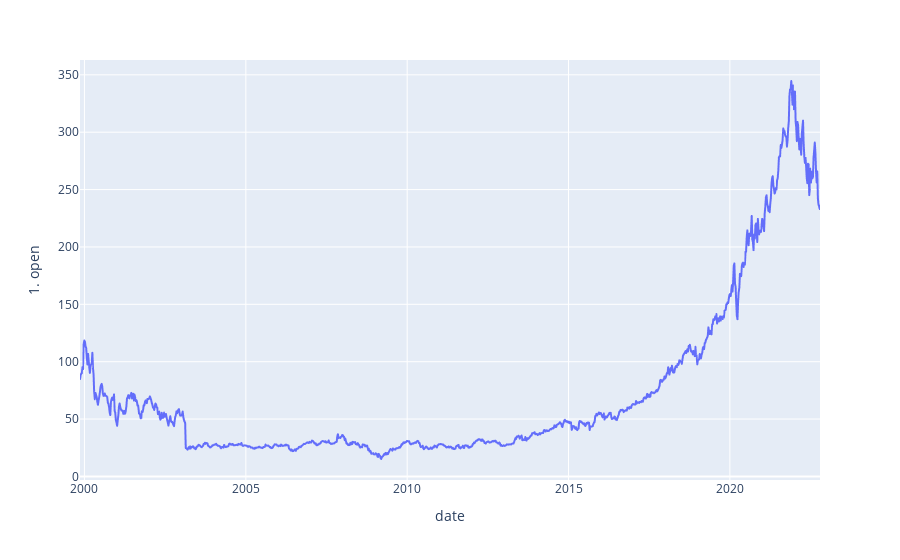

Here is the notebook cell this chart was saved with:
### Code cell
px.line(df,x='date',y='1. open')

### Figure 1 — Plotly figure (JSON) as saved in the notebook; plotly's stock layout.template omitted (floating-point values rounded to 4 significant figures; data arrays with more than 128 entries replaced by an {"elided": "..."} marker saying what was removed)
{"data": [{"hovertemplate": "date=%{x}<br>1. open=%{y}<extra></extra>", "legendgroup": "", "line": {"color": "#636efa", "dash": "solid"}, "marker": {"symbol": "circle"}, "mode": "lines", "name": "", "showlegend": false, "type": "scattergl", "x": {"elided": "1198 str values"}, "xaxis": "x", "y": {"elided": "1198 float values"}, "yaxis": "y"}], "layout": {"legend": {"tracegroupgap": 0}, "margin": {"t": 60}, "xaxis": {"anchor": "y", "domain": [0, 1], "title": {"text": "date"}}, "yaxis": {"anchor": "x", "domain": [0, 1], "title": {"text": "1. open"}}}}
